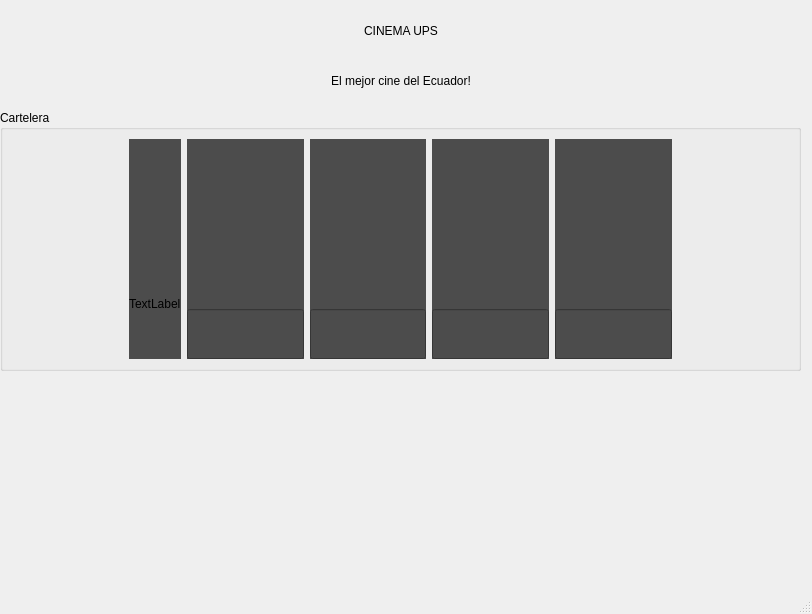
<?xml version="1.0" encoding="UTF-8"?>
<ui version="4.0">
 <class>Principal</class>
 <widget class="QMainWindow" name="Principal">
  <property name="geometry">
   <rect>
    <x>0</x>
    <y>0</y>
    <width>812</width>
    <height>614</height>
   </rect>
  </property>
  <property name="windowTitle">
   <string>Principal</string>
  </property>
  <widget class="QWidget" name="centralwidget">
   <widget class="QGroupBox" name="Cartelera">
    <property name="geometry">
     <rect>
      <x>0</x>
      <y>110</y>
      <width>801</width>
      <height>261</height>
     </rect>
    </property>
    <property name="minimumSize">
     <size>
      <width>0</width>
      <height>251</height>
     </size>
    </property>
    <property name="title">
     <string>Cartelera</string>
    </property>
    <layout class="QHBoxLayout" name="horizontalLayout_2">
     <item>
      <spacer name="horizontalSpacer_3">
       <property name="orientation">
        <enum>Qt::Horizontal</enum>
       </property>
       <property name="sizeHint" stdset="0">
        <size>
         <width>40</width>
         <height>20</height>
        </size>
       </property>
      </spacer>
     </item>
     <item>
      <widget class="QWidget" name="option1" native="true">
       <property name="styleSheet">
        <string notr="true">background-color: rgb(76, 76, 76);</string>
       </property>
       <layout class="QVBoxLayout" name="verticalLayout_2">
        <property name="spacing">
         <number>0</number>
        </property>
        <property name="leftMargin">
         <number>0</number>
        </property>
        <property name="topMargin">
         <number>0</number>
        </property>
        <property name="rightMargin">
         <number>0</number>
        </property>
        <property name="bottomMargin">
         <number>0</number>
        </property>
        <item>
         <widget class="QLabel" name="img1">
          <property name="styleSheet">
           <string notr="true">border-image: url(:/Resourses/MiniosCartelera.jpg);</string>
          </property>
          <property name="text">
           <string/>
          </property>
         </widget>
        </item>
        <item>
         <widget class="QLabel" name="label">
          <property name="text">
           <string>TextLabel</string>
          </property>
         </widget>
        </item>
       </layout>
      </widget>
     </item>
     <item>
      <widget class="QWidget" name="option2" native="true">
       <property name="styleSheet">
        <string notr="true">background-color: rgb(76, 76, 76);</string>
       </property>
       <layout class="QVBoxLayout" name="verticalLayout_3">
        <property name="spacing">
         <number>0</number>
        </property>
        <property name="leftMargin">
         <number>0</number>
        </property>
        <property name="topMargin">
         <number>0</number>
        </property>
        <property name="rightMargin">
         <number>0</number>
        </property>
        <property name="bottomMargin">
         <number>0</number>
        </property>
        <item>
         <widget class="QLabel" name="img2">
          <property name="styleSheet">
           <string notr="true">border-image: url(:/Resourses/ThorCartelera.jpg);</string>
          </property>
          <property name="text">
           <string>&lt;html&gt;&lt;head/&gt;&lt;body&gt;&lt;p&gt;&lt;br/&gt;&lt;/p&gt;&lt;/body&gt;&lt;/html&gt;</string>
          </property>
         </widget>
        </item>
        <item>
         <widget class="QLineEdit" name="info2">
          <property name="minimumSize">
           <size>
            <width>0</width>
            <height>50</height>
           </size>
          </property>
         </widget>
        </item>
       </layout>
      </widget>
     </item>
     <item>
      <widget class="QWidget" name="option3" native="true">
       <property name="styleSheet">
        <string notr="true">background-color: rgb(76, 76, 76);</string>
       </property>
       <layout class="QVBoxLayout" name="verticalLayout_4">
        <property name="spacing">
         <number>0</number>
        </property>
        <property name="leftMargin">
         <number>0</number>
        </property>
        <property name="topMargin">
         <number>0</number>
        </property>
        <property name="rightMargin">
         <number>0</number>
        </property>
        <property name="bottomMargin">
         <number>0</number>
        </property>
        <item>
         <widget class="QLabel" name="img3">
          <property name="styleSheet">
           <string notr="true">border-image: url(:/Resourses/SevenCartelera.jpg);</string>
          </property>
          <property name="text">
           <string>&lt;html&gt;&lt;head/&gt;&lt;body&gt;&lt;p&gt;&lt;br/&gt;&lt;/p&gt;&lt;/body&gt;&lt;/html&gt;</string>
          </property>
         </widget>
        </item>
        <item>
         <widget class="QLineEdit" name="info3">
          <property name="minimumSize">
           <size>
            <width>0</width>
            <height>50</height>
           </size>
          </property>
         </widget>
        </item>
       </layout>
      </widget>
     </item>
     <item>
      <widget class="QWidget" name="option4" native="true">
       <property name="styleSheet">
        <string notr="true">background-color: rgb(76, 76, 76);</string>
       </property>
       <layout class="QVBoxLayout" name="verticalLayout_5">
        <property name="spacing">
         <number>0</number>
        </property>
        <property name="leftMargin">
         <number>0</number>
        </property>
        <property name="topMargin">
         <number>0</number>
        </property>
        <property name="rightMargin">
         <number>0</number>
        </property>
        <property name="bottomMargin">
         <number>0</number>
        </property>
        <item>
         <widget class="QLabel" name="img4">
          <property name="styleSheet">
           <string notr="true">border-image: url(:/Resourses/LightyearCartelera.jpg);</string>
          </property>
          <property name="text">
           <string/>
          </property>
         </widget>
        </item>
        <item>
         <widget class="QLineEdit" name="info4">
          <property name="minimumSize">
           <size>
            <width>0</width>
            <height>50</height>
           </size>
          </property>
         </widget>
        </item>
       </layout>
      </widget>
     </item>
     <item>
      <widget class="QWidget" name="option5" native="true">
       <property name="styleSheet">
        <string notr="true">background-color: rgb(76, 76, 76);</string>
       </property>
       <layout class="QVBoxLayout" name="verticalLayout_6">
        <property name="spacing">
         <number>0</number>
        </property>
        <property name="leftMargin">
         <number>0</number>
        </property>
        <property name="topMargin">
         <number>0</number>
        </property>
        <property name="rightMargin">
         <number>0</number>
        </property>
        <property name="bottomMargin">
         <number>0</number>
        </property>
        <item>
         <widget class="QLabel" name="img5">
          <property name="styleSheet">
           <string notr="true">border-image: url(:/Resourses/JurworldCartelera.jpg);</string>
          </property>
          <property name="text">
           <string/>
          </property>
         </widget>
        </item>
        <item>
         <widget class="QLineEdit" name="info5">
          <property name="minimumSize">
           <size>
            <width>0</width>
            <height>50</height>
           </size>
          </property>
          <property name="styleSheet">
           <string notr="true">border-color: rgb(255, 0, 0);</string>
          </property>
         </widget>
        </item>
       </layout>
      </widget>
     </item>
     <item>
      <spacer name="horizontalSpacer_4">
       <property name="orientation">
        <enum>Qt::Horizontal</enum>
       </property>
       <property name="sizeHint" stdset="0">
        <size>
         <width>40</width>
         <height>20</height>
        </size>
       </property>
      </spacer>
     </item>
    </layout>
   </widget>
   <widget class="QWidget" name="Encabezado" native="true">
    <property name="geometry">
     <rect>
      <x>0</x>
      <y>0</y>
      <width>801</width>
      <height>111</height>
     </rect>
    </property>
    <property name="minimumSize">
     <size>
      <width>0</width>
      <height>111</height>
     </size>
    </property>
    <layout class="QHBoxLayout" name="horizontalLayout">
     <item>
      <spacer name="horizontalSpacer">
       <property name="orientation">
        <enum>Qt::Horizontal</enum>
       </property>
       <property name="sizeHint" stdset="0">
        <size>
         <width>78</width>
         <height>20</height>
        </size>
       </property>
      </spacer>
     </item>
     <item>
      <widget class="QWidget" name="Encabezado1" native="true">
       <layout class="QVBoxLayout" name="verticalLayout">
        <item>
         <widget class="QLabel" name="Cine">
          <property name="styleSheet">
           <string notr="true">font: 63 italic 43pt &quot;URW Bookman&quot;;</string>
          </property>
          <property name="text">
           <string>CINEMA UPS</string>
          </property>
          <property name="alignment">
           <set>Qt::AlignCenter</set>
          </property>
         </widget>
        </item>
        <item>
         <widget class="QLabel" name="Eslogan">
          <property name="text">
           <string>El mejor cine del Ecuador!</string>
          </property>
          <property name="alignment">
           <set>Qt::AlignCenter</set>
          </property>
         </widget>
        </item>
       </layout>
      </widget>
     </item>
     <item>
      <spacer name="horizontalSpacer_2">
       <property name="orientation">
        <enum>Qt::Horizontal</enum>
       </property>
       <property name="sizeHint" stdset="0">
        <size>
         <width>185</width>
         <height>20</height>
        </size>
       </property>
      </spacer>
     </item>
    </layout>
   </widget>
  </widget>
  <widget class="QMenuBar" name="menubar">
   <property name="geometry">
    <rect>
     <x>0</x>
     <y>0</y>
     <width>812</width>
     <height>22</height>
    </rect>
   </property>
  </widget>
  <widget class="QStatusBar" name="statusbar"/>
 </widget>
 <resources/>
 <connections/>
</ui>
